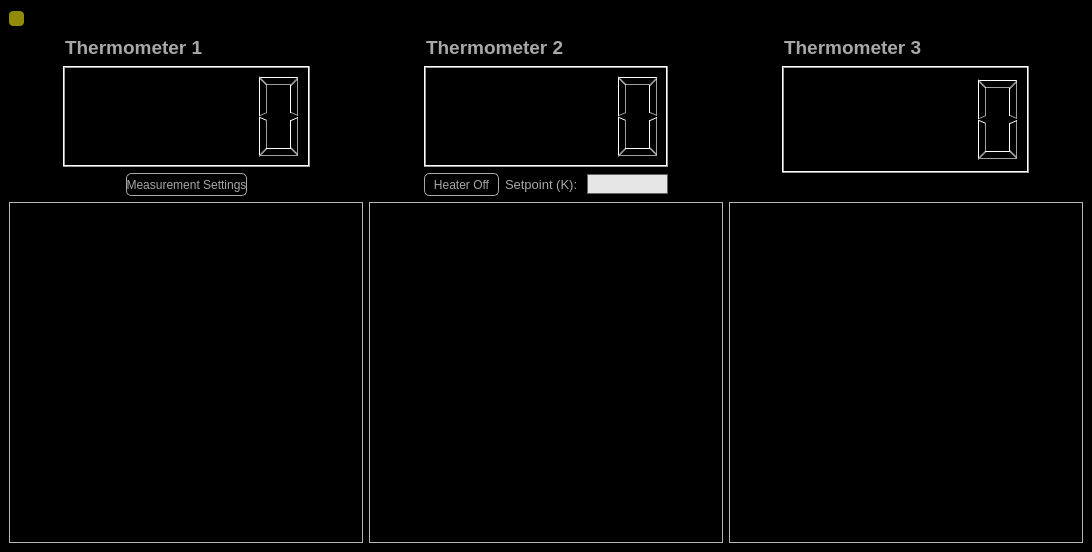
<?xml version="1.0" encoding="UTF-8"?>
<ui version="4.0">
 <class>MainWindow</class>
 <widget class="QMainWindow" name="MainWindow">
  <property name="geometry">
   <rect>
    <x>0</x>
    <y>0</y>
    <width>1092</width>
    <height>552</height>
   </rect>
  </property>
  <property name="sizePolicy">
   <sizepolicy hsizetype="Fixed" vsizetype="Fixed">
    <horstretch>0</horstretch>
    <verstretch>0</verstretch>
   </sizepolicy>
  </property>
  <property name="minimumSize">
   <size>
    <width>0</width>
    <height>0</height>
   </size>
  </property>
  <property name="maximumSize">
   <size>
    <width>16777215</width>
    <height>16777215</height>
   </size>
  </property>
  <property name="windowTitle">
   <string>Temperature Control</string>
  </property>
  <property name="windowIcon">
   <iconset resource="../Resources/nSOTScannerResources.qrc">
    <normaloff>:/nSOTScanner/Pictures/jj_schema.svg</normaloff>:/nSOTScanner/Pictures/jj_schema.svg</iconset>
  </property>
  <property name="styleSheet">
   <string notr="true"/>
  </property>
  <widget class="QWidget" name="centralwidget">
   <property name="sizePolicy">
    <sizepolicy hsizetype="Fixed" vsizetype="Fixed">
     <horstretch>0</horstretch>
     <verstretch>0</verstretch>
    </sizepolicy>
   </property>
   <property name="styleSheet">
    <string notr="true">#centralwidget{
background-color: rgb(0, 0, 0);
}

QLabel{
color:rgb(168,168,168)
}

QLineEdit{
border: 1px solid rgb(100,100,100);
background-color:rgb(230,230,230);
}

QTabWidget::pane { border: 0; }
QTabBar::tab{background: black;
color: rgb(168,168,168);
}
QTabBar::tab:selected {background: rgb(50,50,50);}

QPushButton{
color: rgb(168,168,168);
background-color:rgb(0,0,0);
border: 1px solid rgb(168,168,168);
border-radius: 5px
}

QPushButton:pressed{
color: rgb(168,168,168);
background-color:rgb(95,107,166);
border: 1px solid rgb(168,168,168);
border-radius: 5px
}

QPushButton:disabled{
color: rgb(80,80,80);
background-color:rgb(0,0,0);
border: 1px solid rgb(80,80,80);
border-radius: 5px
}
</string>
   </property>
   <layout class="QVBoxLayout" name="verticalLayout_3" stretch="0,0,1">
    <item>
     <layout class="QHBoxLayout" name="horizontalLayout_5" stretch="0,0">
      <item>
       <widget class="QPushButton" name="push_Servers">
        <property name="minimumSize">
         <size>
          <width>15</width>
          <height>15</height>
         </size>
        </property>
        <property name="maximumSize">
         <size>
          <width>15</width>
          <height>15</height>
         </size>
        </property>
        <property name="font">
         <font>
          <pointsize>14</pointsize>
          <weight>75</weight>
          <bold>true</bold>
         </font>
        </property>
        <property name="styleSheet">
         <string notr="true">#push_Servers{
background: rgb(144, 140, 9);
 border-radius: 4px;
border: 0px;
}</string>
        </property>
        <property name="text">
         <string/>
        </property>
       </widget>
      </item>
      <item>
       <spacer name="horizontalSpacer_5">
        <property name="orientation">
         <enum>Qt::Horizontal</enum>
        </property>
        <property name="sizeHint" stdset="0">
         <size>
          <width>40</width>
          <height>20</height>
         </size>
        </property>
       </spacer>
      </item>
     </layout>
    </item>
    <item>
     <layout class="QHBoxLayout" name="horizontalLayout_4" stretch="1,0,2,0,2,0,1">
      <item>
       <spacer name="horizontalSpacer_2">
        <property name="orientation">
         <enum>Qt::Horizontal</enum>
        </property>
        <property name="sizeHint" stdset="0">
         <size>
          <width>40</width>
          <height>20</height>
         </size>
        </property>
       </spacer>
      </item>
      <item>
       <layout class="QVBoxLayout" name="verticalLayout" stretch="0,1,0">
        <item>
         <widget class="QLineEdit" name="lineEdit_therm1">
          <property name="font">
           <font>
            <pointsize>14</pointsize>
            <weight>75</weight>
            <bold>true</bold>
           </font>
          </property>
          <property name="styleSheet">
           <string notr="true">#lineEdit_therm1{
background: black;
border: none;
color: rgb(168,168,168)
}</string>
          </property>
          <property name="text">
           <string>Thermometer 1</string>
          </property>
         </widget>
        </item>
        <item>
         <widget class="QLCDNumber" name="lcdNumber_Temp1">
          <property name="minimumSize">
           <size>
            <width>247</width>
            <height>101</height>
           </size>
          </property>
          <property name="font">
           <font>
            <pointsize>14</pointsize>
            <weight>75</weight>
            <bold>true</bold>
           </font>
          </property>
         </widget>
        </item>
        <item>
         <layout class="QHBoxLayout" name="horizontalLayout">
          <item>
           <widget class="QPushButton" name="push_Settings">
            <property name="sizePolicy">
             <sizepolicy hsizetype="Maximum" vsizetype="Fixed">
              <horstretch>0</horstretch>
              <verstretch>0</verstretch>
             </sizepolicy>
            </property>
            <property name="minimumSize">
             <size>
              <width>0</width>
              <height>23</height>
             </size>
            </property>
            <property name="maximumSize">
             <size>
              <width>121</width>
              <height>23</height>
             </size>
            </property>
            <property name="text">
             <string>Measurement Settings</string>
            </property>
           </widget>
          </item>
         </layout>
        </item>
       </layout>
      </item>
      <item>
       <spacer name="horizontalSpacer">
        <property name="orientation">
         <enum>Qt::Horizontal</enum>
        </property>
        <property name="sizeHint" stdset="0">
         <size>
          <width>40</width>
          <height>20</height>
         </size>
        </property>
       </spacer>
      </item>
      <item>
       <layout class="QVBoxLayout" name="verticalLayout_2" stretch="0,1,0">
        <item>
         <widget class="QLineEdit" name="lineEdit_therm2">
          <property name="font">
           <font>
            <pointsize>14</pointsize>
            <weight>75</weight>
            <bold>true</bold>
           </font>
          </property>
          <property name="styleSheet">
           <string notr="true">#lineEdit_therm2{
background: black;
border: none;
color: rgb(168,168,168)
}</string>
          </property>
          <property name="text">
           <string>Thermometer 2</string>
          </property>
         </widget>
        </item>
        <item>
         <widget class="QLCDNumber" name="lcdNumber_Temp2">
          <property name="font">
           <font>
            <pointsize>14</pointsize>
            <weight>75</weight>
            <bold>true</bold>
           </font>
          </property>
         </widget>
        </item>
        <item>
         <layout class="QHBoxLayout" name="horizontalLayout_3">
          <item>
           <widget class="QPushButton" name="push_heater">
            <property name="sizePolicy">
             <sizepolicy hsizetype="Fixed" vsizetype="Fixed">
              <horstretch>0</horstretch>
              <verstretch>0</verstretch>
             </sizepolicy>
            </property>
            <property name="minimumSize">
             <size>
              <width>75</width>
              <height>23</height>
             </size>
            </property>
            <property name="maximumSize">
             <size>
              <width>75</width>
              <height>23</height>
             </size>
            </property>
            <property name="text">
             <string>Heater Off</string>
            </property>
           </widget>
          </item>
          <item>
           <widget class="QLabel" name="label_setpoint">
            <property name="sizePolicy">
             <sizepolicy hsizetype="Fixed" vsizetype="Preferred">
              <horstretch>0</horstretch>
              <verstretch>0</verstretch>
             </sizepolicy>
            </property>
            <property name="font">
             <font>
              <pointsize>10</pointsize>
             </font>
            </property>
            <property name="text">
             <string>Setpoint (K): </string>
            </property>
           </widget>
          </item>
          <item>
           <widget class="QLineEdit" name="lineEdit_setpoint">
            <property name="sizePolicy">
             <sizepolicy hsizetype="Fixed" vsizetype="Fixed">
              <horstretch>0</horstretch>
              <verstretch>0</verstretch>
             </sizepolicy>
            </property>
            <property name="minimumSize">
             <size>
              <width>81</width>
              <height>20</height>
             </size>
            </property>
            <property name="maximumSize">
             <size>
              <width>81</width>
              <height>20</height>
             </size>
            </property>
           </widget>
          </item>
         </layout>
        </item>
       </layout>
      </item>
      <item>
       <spacer name="horizontalSpacer_3">
        <property name="orientation">
         <enum>Qt::Horizontal</enum>
        </property>
        <property name="sizeHint" stdset="0">
         <size>
          <width>40</width>
          <height>20</height>
         </size>
        </property>
       </spacer>
      </item>
      <item>
       <layout class="QVBoxLayout" name="verticalLayout_4" stretch="0,1,0">
        <item>
         <widget class="QLineEdit" name="lineEdit_therm3">
          <property name="font">
           <font>
            <pointsize>14</pointsize>
            <weight>75</weight>
            <bold>true</bold>
           </font>
          </property>
          <property name="styleSheet">
           <string notr="true">#lineEdit_therm3{
background: black;
border: none;
color: rgb(168,168,168)
}</string>
          </property>
          <property name="text">
           <string>Thermometer 3</string>
          </property>
         </widget>
        </item>
        <item>
         <widget class="QLCDNumber" name="lcdNumber_Temp3">
          <property name="minimumSize">
           <size>
            <width>247</width>
            <height>101</height>
           </size>
          </property>
          <property name="font">
           <font>
            <pointsize>14</pointsize>
            <weight>75</weight>
            <bold>true</bold>
           </font>
          </property>
         </widget>
        </item>
        <item>
         <layout class="QHBoxLayout" name="horizontalLayout_6">
          <item>
           <spacer name="verticalSpacer">
            <property name="orientation">
             <enum>Qt::Vertical</enum>
            </property>
            <property name="sizeHint" stdset="0">
             <size>
              <width>20</width>
              <height>23</height>
             </size>
            </property>
           </spacer>
          </item>
         </layout>
        </item>
       </layout>
      </item>
      <item>
       <spacer name="horizontalSpacer_4">
        <property name="orientation">
         <enum>Qt::Horizontal</enum>
        </property>
        <property name="sizeHint" stdset="0">
         <size>
          <width>40</width>
          <height>20</height>
         </size>
        </property>
       </spacer>
      </item>
     </layout>
    </item>
    <item>
     <layout class="QHBoxLayout" name="horizontalLayout_2">
      <item>
       <widget class="QFrame" name="TempFrame1">
        <property name="styleSheet">
         <string notr="true">#magTempFrame{
background: grey
}</string>
        </property>
        <property name="frameShape">
         <enum>QFrame::StyledPanel</enum>
        </property>
        <property name="frameShadow">
         <enum>QFrame::Raised</enum>
        </property>
       </widget>
      </item>
      <item>
       <widget class="QFrame" name="TempFrame2">
        <property name="styleSheet">
         <string notr="true">#sampleTempFrame{
background: grey
}</string>
        </property>
        <property name="frameShape">
         <enum>QFrame::StyledPanel</enum>
        </property>
        <property name="frameShadow">
         <enum>QFrame::Raised</enum>
        </property>
       </widget>
      </item>
      <item>
       <widget class="QFrame" name="TempFrame3">
        <property name="styleSheet">
         <string notr="true">#potTempFrame{
background: grey
}</string>
        </property>
        <property name="frameShape">
         <enum>QFrame::StyledPanel</enum>
        </property>
        <property name="frameShadow">
         <enum>QFrame::Raised</enum>
        </property>
       </widget>
      </item>
     </layout>
    </item>
   </layout>
  </widget>
 </widget>
 <resources>
  <include location="../Resources/nSOTScannerResources.qrc"/>
 </resources>
 <connections/>
</ui>
